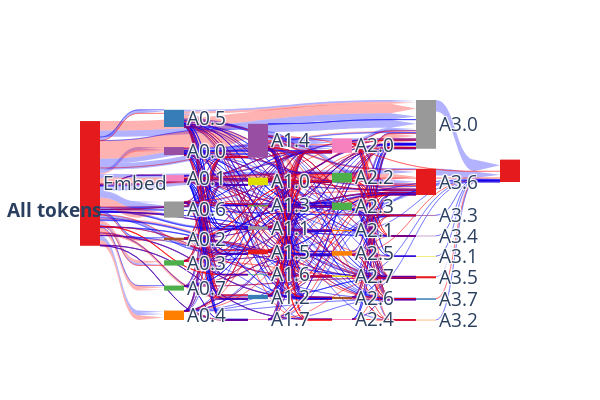

Notebook cell for this chart:
### Code cell
from auto_circuit.visualize import draw_seq_graph
from auto_circuit.utils.tensor_ops import prune_scores_threshold
fig = draw_seq_graph(
    model=task.model,
    prune_scores=attribution_scores,
    score_threshold=prune_scores_threshold(attribution_scores, min_equiv),
    show_all_seq_pos=False,
    seq_labels=task.train_loader.seq_labels,
)

### Figure 1 — Plotly figure (JSON) as saved in the notebook; plotly's stock layout.template omitted (floating-point values rounded to 4 significant figures; data arrays with more than 128 entries replaced by an {"elided": "..."} marker saying what was removed)
{"data": [{"arrangement": "perpendicular", "domain": {"y": [0, 1]}, "link": {"arrowlen": 25, "color": {"elided": "663 str values"}, "label": {"elided": "663 str values"}, "source": {"elided": "663 int values"}, "target": {"elided": "663 int values"}, "value": {"elided": "663 float values"}}, "node": {"color": ["rgb(55, 126, 184)", "rgb(222, 222, 0)", "rgb(255, 127, 0)", "rgb(77, 175, 74)", "rgb(55, 126, 184)", "rgb(255, 127, 0)", "rgb(166, 86, 40)", "rgb(153, 153, 153)", "rgb(77, 175, 74)", "rgb(152, 78, 163)", "rgb(153, 153, 153)", "rgb(255, 127, 0)", "rgb(77, 175, 74)", "rgb(247, 129, 191)", "rgb(153, 153, 153)", "rgb(152, 78, 163)", "rgb(55, 126, 184)", "rgb(247, 129, 191)", "rgb(166, 86, 40)", "rgb(228, 26, 28)", "rgb(228, 26, 28)", "rgb(222, 222, 0)", "rgb(77, 175, 74)", "rgb(77, 175, 74)", "rgb(247, 129, 191)", "rgb(152, 78, 163)", "rgb(228, 26, 28)", "rgb(247, 129, 191)", "rgb(152, 78, 163)", "rgb(77, 175, 74)", "rgb(222, 222, 0)", "rgb(255, 127, 0)", "rgb(228, 26, 28)", "rgb(228, 26, 28)"], "label": ["A0.5", "A1.0", "A3.2", "A1.6", "A3.7", "A2.1", "A2.6", "A3.0", "A1.3", "A3.4", "A1.1", "A2.5", "A2.2", "A0.1", "A0.6", "A3.3", "A1.2", "A1.7", "A0.2", "A1.5", "A3.6", "A2.7", "A0.7", "A2.3", "A2.0", "A1.4", "A3.5", "A2.4", "A0.0", "A0.3", "A3.1", "A0.4", "", "Embed"], "line": {"width": 0}}, "orientation": "h", "type": "sankey"}], "layout": {"annotations": [{"showarrow": false, "text": "<b>All tokens</b>", "x": -0.17, "xref": "paper", "y": 0.5, "yref": "paper"}], "height": 400, "plot_bgcolor": "blue", "width": 600}}
